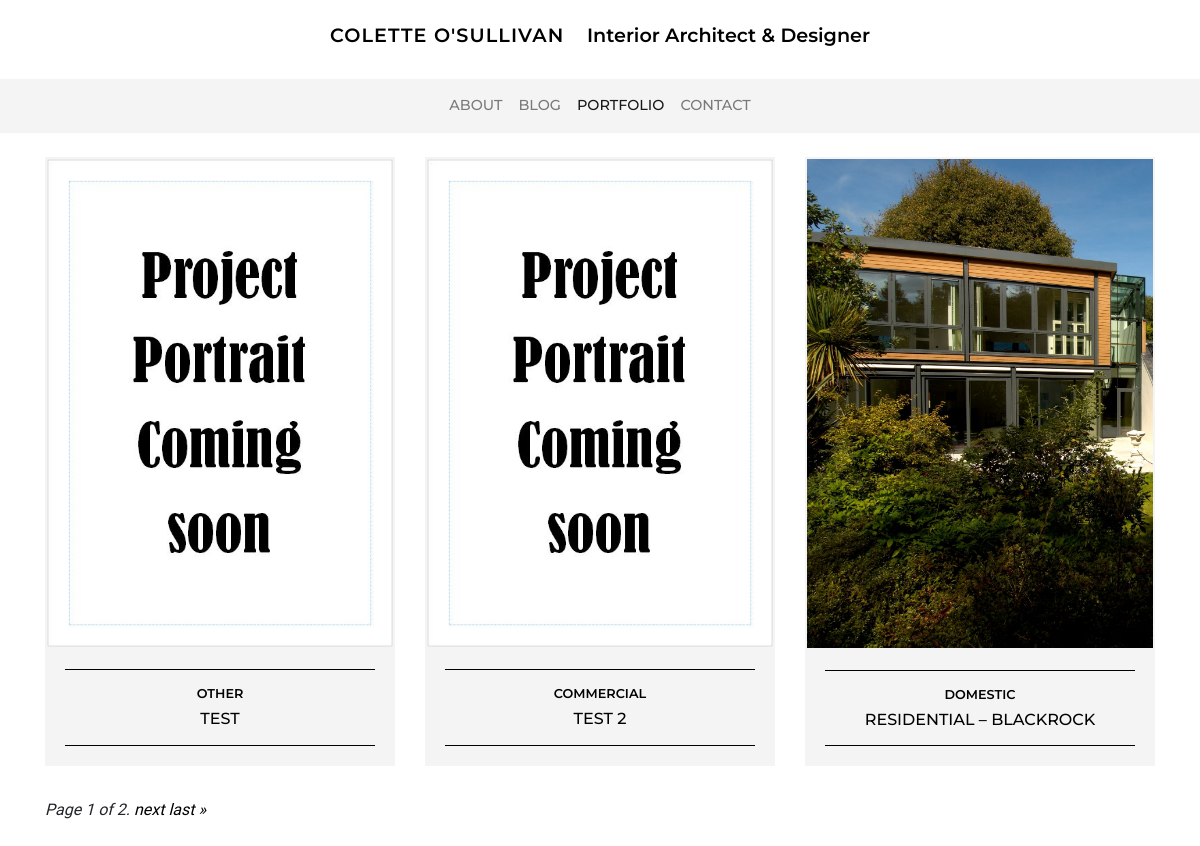
The page /portfolio/ on the database its author committed.
### portfolio/models.py (models this page shows, shortened)
class Project(models.Model):
    category = models.ForeignKey('Category', null=True, on_delete=models.CASCADE, related_name='projects')
    title = models.CharField(max_length=200)
    date = models.DateField(default=timezone.now)
    image_portrait = models.ImageField(default='project_portrait_default.jpg', upload_to="project_images")
    image_landscape = models.ImageField(default='project_landscape_default.jpg', upload_to="project_images")
    content = models.TextField()
    order = models.IntegerField(null=True, blank=True)
    home = models.BooleanField(default=False)
    exclude = models.BooleanField(default=False)

class Category(models.Model):
    title = models.CharField(max_length=100)

### portfolio/views.py (the view)
# urls.py: path('', views.projects, name='projects'),
def projects(request):
    project_list = Project.objects.filter(exclude=False).order_by('order')
    paginator = Paginator(project_list, 3) # Show 3 blogs per page.
    page_number = request.GET.get('page')
    page_obj = paginator.get_page(page_number)
    context = {'title': 'Portfolio', 'page_obj': page_obj}
    return render(request, 'portfolio/projects.html', context)

### portfolio/templates/portfolio/projects.html (shortened to what this page needs)
{% extends 'base.html' %}
{% block content%}
<section class="row" data-page="{{ title }}">
    {% for project in page_obj %}
    <div class="col-12 col-md-6 col-lg-4 mb-4">
        <div class="card rounded-0 border-0 mb-2">
            <img src="{{ project.image_portrait.url }}" class="card-img-top image-fluid rounded-0 border-color--stone"
                alt="Placeholder image">
            <div class="card-body bg-color--stone">
                <div class="header-border">
                    <a href="{% url 'project' pk=project.id %}">
                        <h1 class="header-category">{{ project.category.title }}</h1>
                        <h2 class="header-title">{{ project.title }}</h2>
                    </a>
                </div>
            </div>
        </div>
    </div>
    {% endfor %}
</section>
<div class="pagination">
    <span class="step-links">
        <span class="current">
            Page {{ page_obj.number }} of {{ page_obj.paginator.num_pages }}.
        </span>
        {% if page_obj.has_next %}
            <a href="?page={{ page_obj.next_page_number }}">next</a>
            <a href="?page={{ page_obj.paginator.num_pages }}">last &raquo;</a>
        {% endif %}
    </span>
</div>
{% endblock %}

### static/css/main.css (style rules this page uses)
body { font-family: 'Ibarra Real Nova', serif; }
span { font-style: italic; }
h1, h2, h3, h4 { font-family: 'Montserrat', sans-serif; text-transform: uppercase; }
a { color: #000000; text-decoration: none; }
.header-border { border-top: solid 1px #000000; border-bottom: solid 1px #000000; text-align: center; padding: .5rem; }
.header-category { font-weight: 600; font-size: .8rem; margin-top: .5rem; text-transform: uppercase; }
.header-title { font-weight: 500; font-size: 1rem; text-transform: uppercase; }
.bg-color--stone { background-color: rgba(244, 244, 244, .95); }
.border-color--stone { border: 2px solid rgba(244, 244, 244); }

### rows shown on the page
Project: image_portrait (placeholder picture), category "OTHER", title "TEST"
Project: image_portrait (placeholder picture), category "COMMERCIAL", title "TEST 2"
Project: image_portrait (picture), category "DOMESTIC", title "RESIDENTIAL – BLACKROCK"

### other values the page prints
{{ page_obj.number }} "1"
{{ page_obj.paginator.num_pages }} "2"
